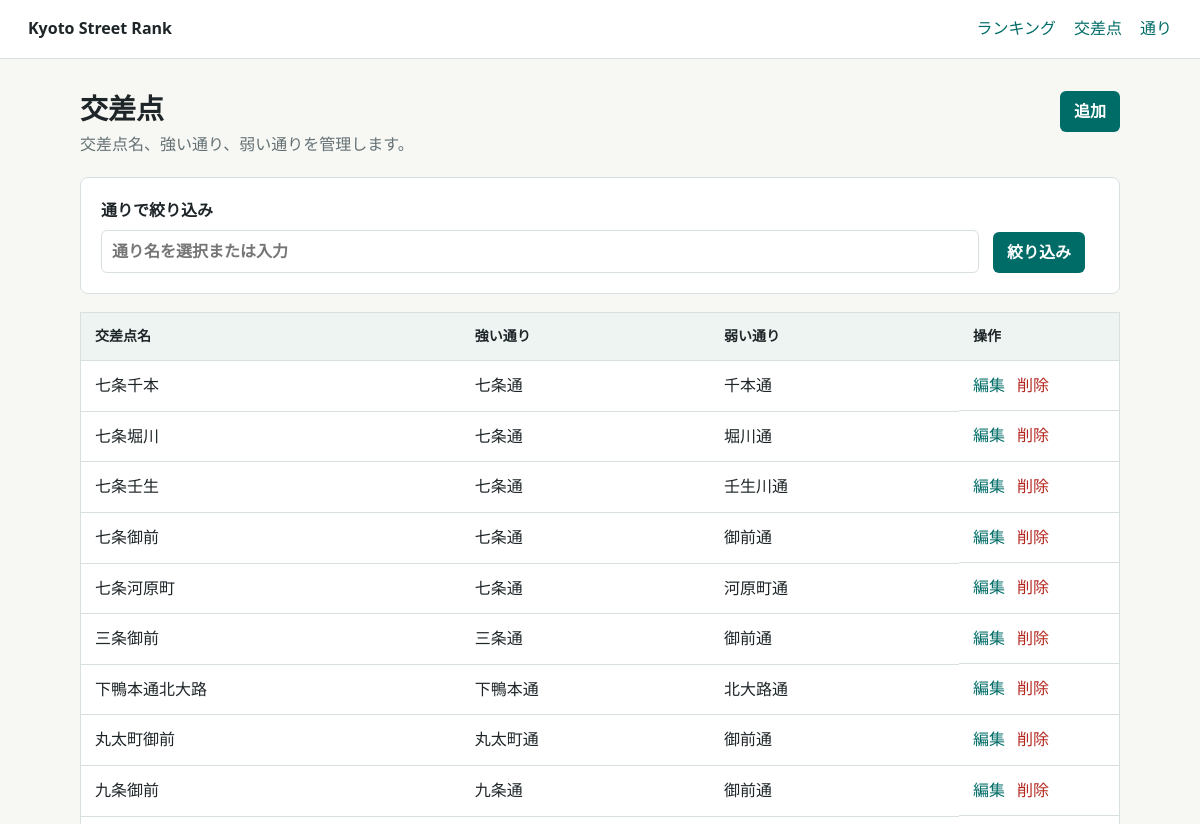
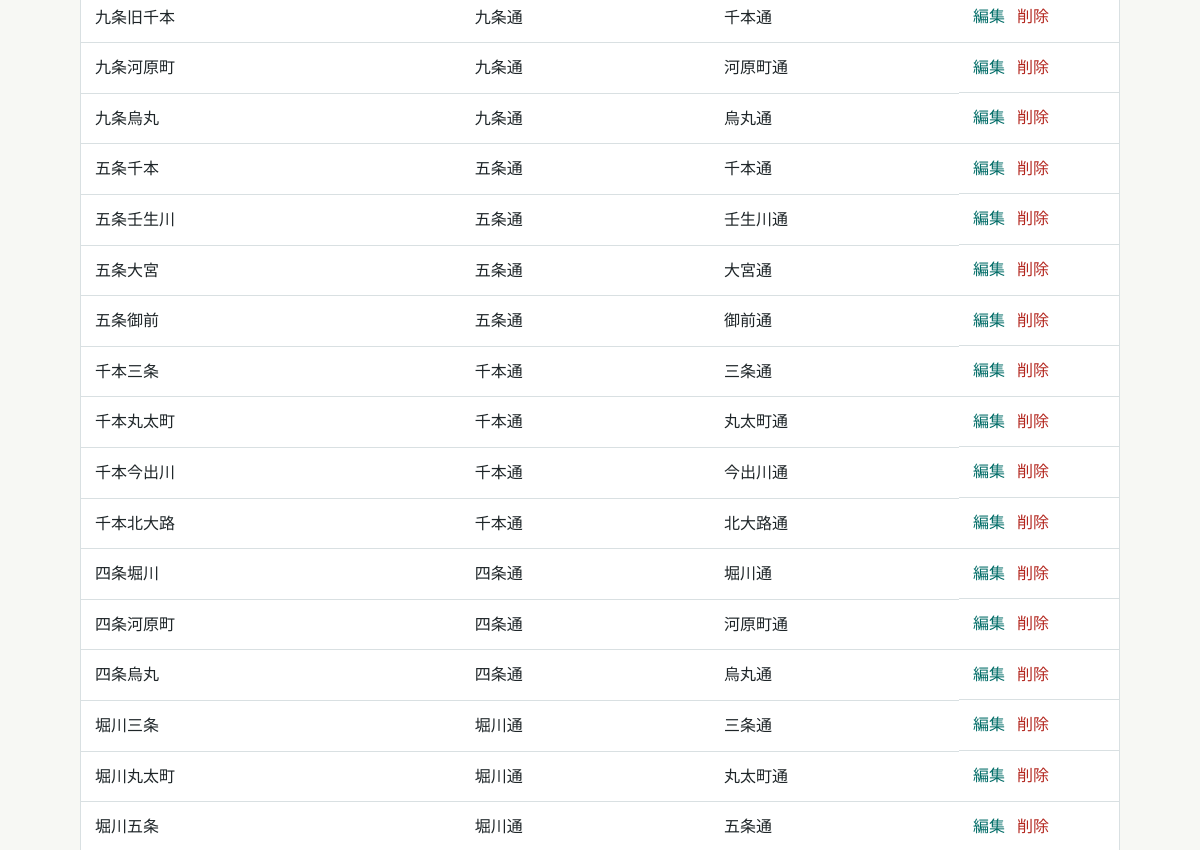
Page /intersections (upper part) on the earlier database version (2 pictures, top to bottom).
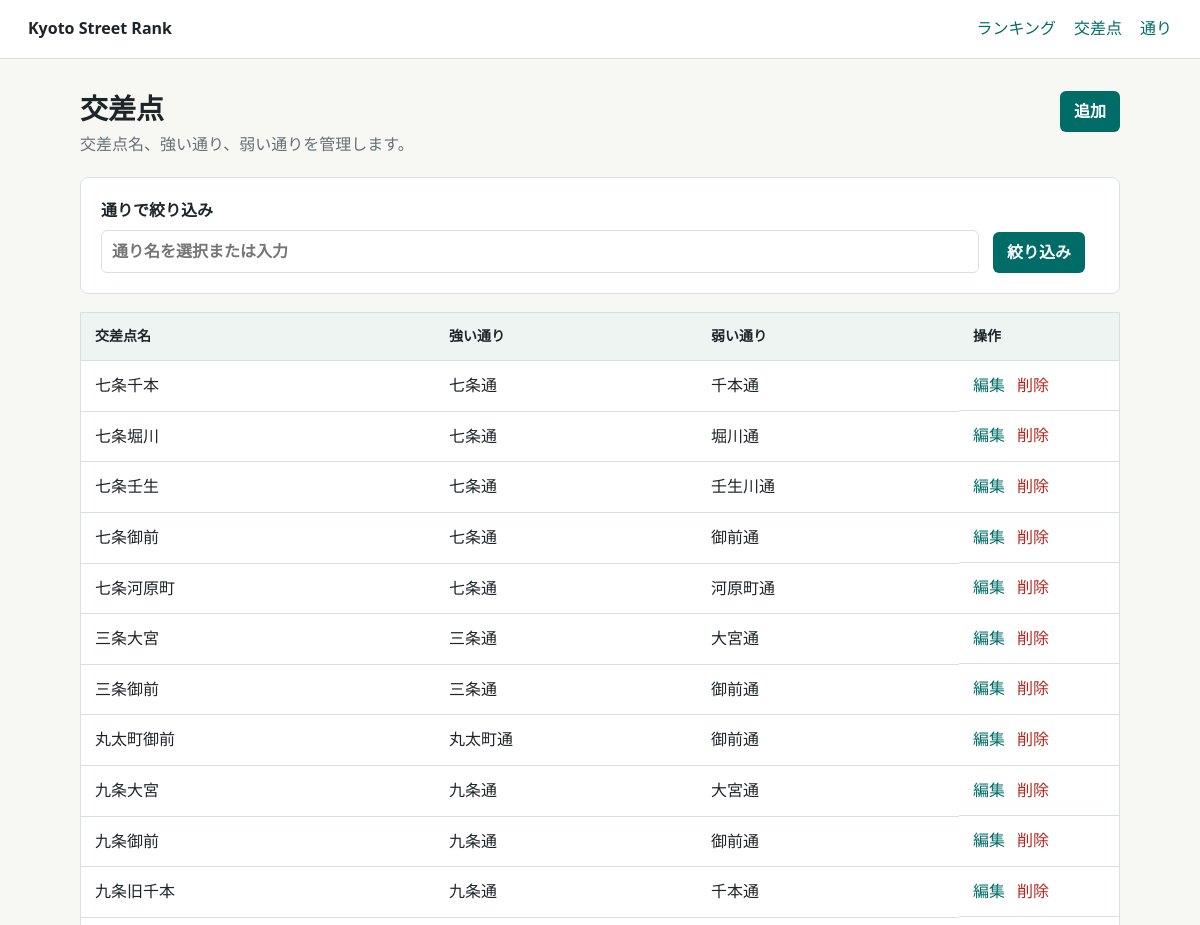
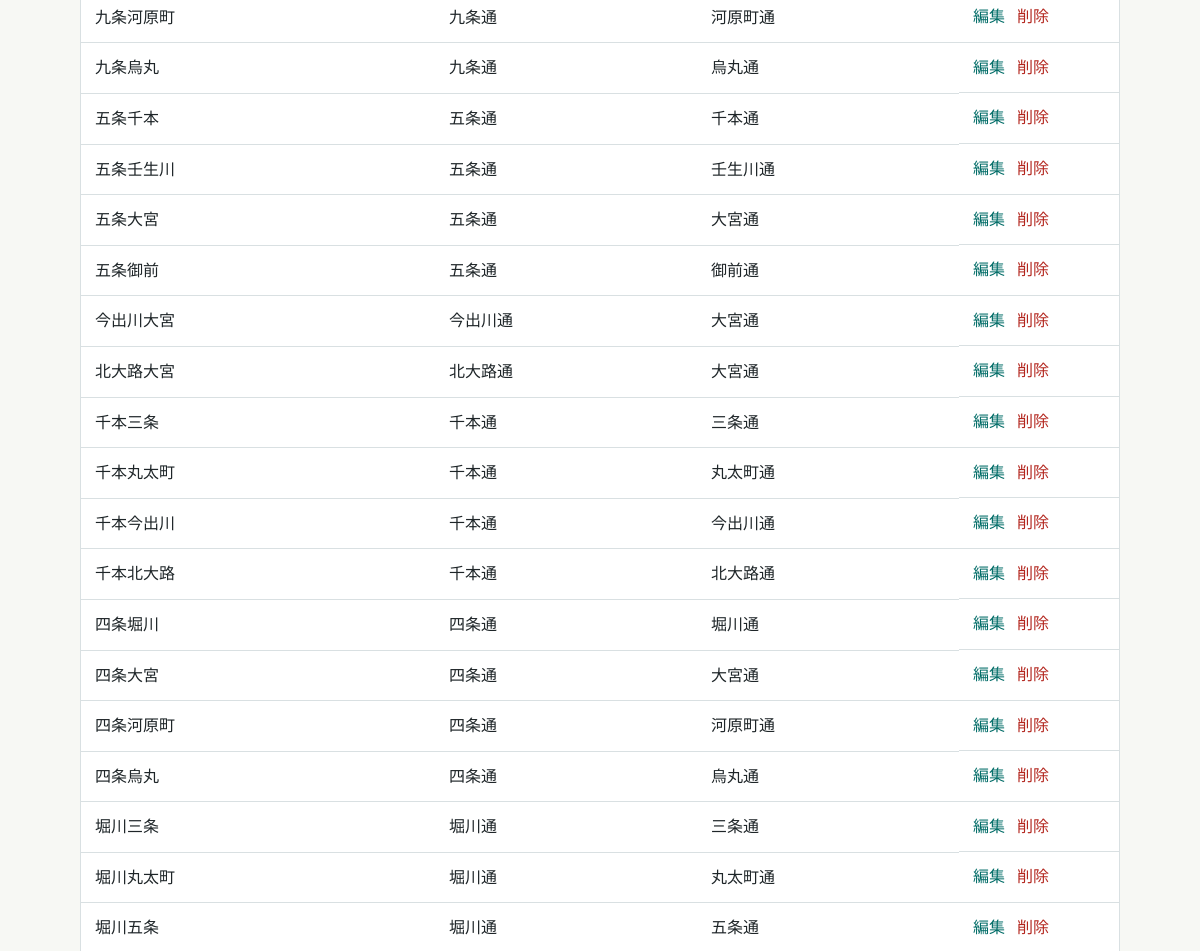
Same page on the later database version (2 pictures, top to bottom).
### src/models.py (models this page shows)
class Intersection(db.Model):
    __tablename__ = "intersections"
    __table_args__ = (
        UniqueConstraint("name", name="uq_intersections_name"),
        UniqueConstraint("pair_key", name="uq_intersections_pair_key"),
        CheckConstraint("winner_street_id != loser_street_id", name="ck_different_streets"),
    )
    id = db.Column(db.Integer, primary_key=True)
    name = db.Column(db.String(120), nullable=False)
    pair_key = db.Column(db.String(80), nullable=False)
    winner_street_id = db.Column(db.Integer, db.ForeignKey("streets.id"), nullable=False)
    loser_street_id = db.Column(db.Integer, db.ForeignKey("streets.id"), nullable=False)
    winner = db.relationship("Street", foreign_keys=[winner_street_id])
    loser = db.relationship("Street", foreign_keys=[loser_street_id])

class Street(db.Model):
    __tablename__ = "streets"
    id = db.Column(db.Integer, primary_key=True)
    name = db.Column(db.String(120), nullable=False, unique=True)

### src/routes.py (the view, shortened to what this page needs)
    @app.route("/intersections")
    def intersections_index():
        selected_street = request.args.get("street", "").strip()
        intersections_query = Intersection.query
        intersections = intersections_query.order_by(Intersection.name).all()
        return render_template(
            "intersections/index.html",
            intersections=intersections,
            street_names=list_street_names(),
            selected_street=selected_street,
        )

### src/services.py (called while the page is built)
def list_street_names():
    streets = Street.query.order_by(Street.name).all()
    return [street.name for street in streets]

### templates/intersections/index.html (shortened to what this page needs)
{% extends "base.html" %}
{% block content %}
  <div class="page-head">
    <div>
      <h1>交差点</h1>
      <p>交差点名、強い通り、弱い通りを管理します。</p>
    </div>
    <a class="button" href="{{ url_for('intersections_new', street=selected_street) if selected_street else url_for('intersections_new') }}">追加</a>
  </div>
  <form class="filter-bar" method="get">
    <label>
      通りで絞り込み
      <input name="street" list="street-options" value="{{ selected_street }}" placeholder="通り名を選択または入力">
    </label>
    <button class="button" type="submit">絞り込み</button>
  </form>
  {% if intersections %}
    <table>
      <thead>
        <tr>
          <th>交差点名</th>
          <th>強い通り</th>
          <th>弱い通り</th>
          <th class="actions">操作</th>
        </tr>
      </thead>
      <tbody>
        {% for intersection in intersections %}
          <tr>
            <td>{{ intersection.name }}</td>
            <td>{{ intersection.winner.name }}</td>
            <td>{{ intersection.loser.name }}</td>
            <td class="actions">
              <a href="{{ url_for('intersections_edit', intersection_id=intersection.id, street=selected_street) if selected_street else url_for('intersections_edit', intersection_id=intersection.id) }}">編集</a>
              <form method="post" action="{{ url_for('intersections_delete', intersection_id=intersection.id) }}">
                <button class="link-button" type="submit">削除</button>
              </form>
            </td>
          </tr>
        {% endfor %}
      </tbody>
    </table>
  {% else %}
    <section class="empty">
      <h2>{% if selected_street %}該当する交差点がありません{% else %}交差点がありません{% endif %}</h2>
      <p>{% if selected_street %}別の通りで絞り込むか、フィルタを解除してください。{% else %}交差点を追加すると通りも自動で登録されます。{% endif %}</p>
    </section>
  {% endif %}
{% endblock %}

### templates/base.html (shortened to what this page needs)
<!doctype html>
<html lang="ja">
  <head>
    <link rel="stylesheet" href="{{ url_for('static', filename='style.css') }}">
  </head>
  <body>
    <header class="topbar">
      <a class="brand" href="{{ url_for('ranking') }}">Kyoto Street Rank</a>
      <nav>
        <a href="{{ url_for('ranking') }}">ランキング</a>
        <a href="{{ url_for('intersections_index') }}">交差点</a>
        <a href="{{ url_for('streets_index') }}">通り</a>
      </nav>
    </header>
    <main class="container">
      {% block content %}{% endblock %}
    </main>
  </body>
</html>

### static/style.css (style rules this page uses)
:root { color-scheme: light; --text: #1e2528; --muted: #657175; --line: #d9e0e2; --bg: #f7f8f4; --surface: #ffffff; --accent: #006c67; --accent-dark: #004f4b; --danger: #b3261e; }
* { box-sizing: border-box; }
body { margin: 0; background: var(--bg); color: var(--text); font-family: system-ui, -apple-system, BlinkMacSystemFont, "Segoe UI", sans-serif; line-height: 1.6; }
a { color: var(--accent); text-decoration: none; }
.topbar { display: flex; align-items: center; justify-content: space-between; gap: 24px; padding: 16px 28px; background: var(--surface); border-bottom: 1px solid var(--line); }
.brand { color: var(--text); font-weight: 700; }
nav { display: flex; gap: 18px; }
.container { width: min(1040px, calc(100% - 32px)); margin: 32px auto; }
.page-head { display: flex; align-items: flex-start; justify-content: space-between; gap: 24px; margin-bottom: 20px; }
h1 { margin: 0; font-size: 28px; line-height: 1.25; }
p { margin: 6px 0 0; color: var(--muted); }
.button, button { display: inline-flex; align-items: center; justify-content: center; min-height: 40px; padding: 8px 14px; border: 0; border-radius: 6px; background: var(--accent); color: #fff; font: inherit; font-weight: 700; cursor: pointer; }
table { width: 100%; border-collapse: collapse; background: var(--surface); border: 1px solid var(--line); }
th, td { padding: 12px 14px; border-bottom: 1px solid var(--line); text-align: left; }
th { background: #eef4f2; font-size: 14px; }
.actions { width: 160px; white-space: nowrap; }
td.actions { display: flex; gap: 12px; align-items: center; }
td.actions form { margin: 0; }
.link-button { min-height: auto; padding: 0; background: transparent; color: var(--danger); font-weight: 400; }
.panel, .empty, .filter-bar { background: var(--surface); border: 1px solid var(--line); border-radius: 8px; padding: 20px; }
.filter-bar { display: grid; grid-template-columns: minmax(240px, 1fr) auto auto; align-items: end; gap: 14px; margin-bottom: 18px; }
label { display: grid; gap: 6px; font-weight: 700; }
input { width: 100%; min-height: 42px; padding: 8px 10px; border: 1px solid var(--line); border-radius: 6px; font: inherit; }

Differences in the rows shown:
removed Intersection: name "下鴨本通北大路", winner.name "下鴨本通", loser.name "北大路通"
added Intersection: name "三条大宮", winner.name "三条通", loser.name "大宮通"
added Intersection: name "九条大宮", winner.name "九条通", loser.name "大宮通"
added Intersection: name "今出川大宮", winner.name "今出川通", loser.name "大宮通"
added Intersection: name "北大路大宮", winner.name "北大路通", loser.name "大宮通"
added Intersection: name "四条大宮", winner.name "四条通", loser.name "大宮通"
